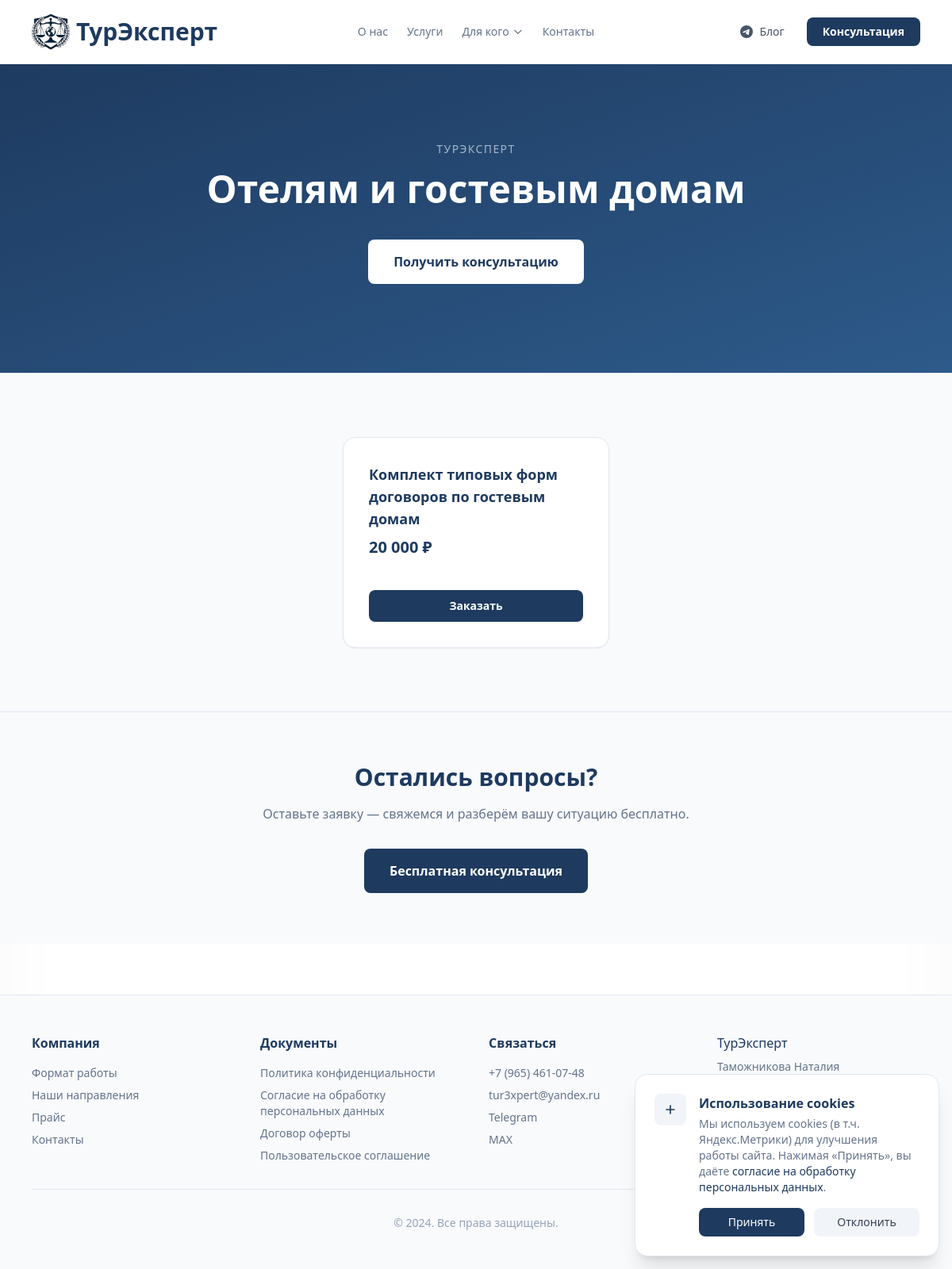
/dlya/oteliam-i-gostevym-domam/, run on the app's committed database.
### core/models.py (models this page shows, shortened)
class AudiencePage(models.Model):
    slug = models.SlugField("URL (slug)", unique=True, allow_unicode=True)
    title = models.CharField("Заголовок", max_length=200)
    subtitle = models.CharField("Подзаголовок", max_length=400, blank=True)
    content = models.TextField("Основной текст", blank=True)
    meta_description = models.CharField("Meta description (SEO)", max_length=300, blank=True)
    is_published = models.BooleanField("Опубликована", default=False)
    order = models.PositiveIntegerField("Порядок в меню", default=0)
    class Meta:
        verbose_name = "Страница аудитории"
        verbose_name_plural = "Страницы аудиторий"
        ordering = ['order']

class PriceCard(models.Model):
    CARD_TYPES = (
        ('wide', 'Широкая'),
        ('thin', 'Тонкая'),
    )
    title = models.CharField(max_length=200, verbose_name="Название услуги")
    price_display = models.CharField(max_length=100, verbose_name="Цена (текст)")
    description = models.TextField(blank=True, verbose_name="Описание")
    button_text = models.CharField(max_length=50, default="Заказать", verbose_name="Текст кнопки")
    is_highlighted = models.BooleanField(default=False, verbose_name="Выделенная карточка")
    icon_svg = models.TextField(blank=True, null=True, verbose_name="SVG иконка (код)")
    card_type = models.CharField(max_length=10, choices=CARD_TYPES, default='thin', verbose_name="Тип карточки")
    detail_page = models.ForeignKey(
        InfoPage, on_delete=models.SET_NULL, blank=True, null=True,
        verbose_name="Страница подробнее"
    )
    audience = models.ForeignKey(
        AudiencePage, on_delete=models.SET_NULL, blank=True, null=True,
        verbose_name="Страница аудитории"
    )
    order = models.PositiveIntegerField(default=0, verbose_name="Порядок")
    class Meta:
        verbose_name = "Ценовая карточка"
        verbose_name_plural = "Ценовые карточки"
        ordering = ['order']

### core/views.py (the view)
# urls.py: path('dlya/<slug:slug>/', views.audience_page, name='audience_page'),
def audience_page(request, slug):
    page = get_object_or_404(AudiencePage, slug=slug, is_published=True)
    context = {
        'page': page,
        'wide_cards': PriceCard.objects.filter(card_type='wide', audience=page),
        'thin_cards': PriceCard.objects.filter(card_type='thin', audience=page),
        'info_cards': InfoCard.objects.filter(audience=page),
    }
    return render(request, 'core/audience.html', context)

### core/templates/core/audience.html (shortened to what this page needs)
{% extends 'base.html' %}
{% load static %}
{% block content %}
<section class="relative bg-gradient-to-br from-[#1e3a5f] to-[#2d5a8a] py-20 md:py-28">
    <div class="max-w-4xl mx-auto px-4 text-center">
        <p class="text-white/60 text-sm uppercase tracking-widest mb-4">ТурЭксперт</p>
        <h1 class="text-4xl md:text-5xl font-bold text-white mb-6">{{ page.title }}</h1>
        <div class="mt-10">
            <a href="#" onclick="openModal(); return false;" class="inline-flex items-center justify-center px-8 py-4 bg-white text-[#1e3a5f] hover:bg-white/90 font-semibold rounded-lg transition-colors">
                Получить консультацию
            </a>
        </div>
    </div>
</section>
{% if wide_cards or thin_cards or info_cards %}
<section class="py-20 bg-slate-50 border-t border-slate-200">
    <div class="max-w-6xl mx-auto px-4">
        {% if thin_cards or info_cards %}
        <div class="flex flex-wrap justify-center gap-6">
            {% for card in thin_cards %}
            <div class="w-full md:w-[45%] lg:w-[30%] bg-white rounded-2xl p-8 border border-slate-200 shadow-sm hover:shadow-lg hover:-translate-y-1 transition-all duration-300 flex flex-col">
                <h4 class="text-lg font-bold text-[#1e3a5f] mb-2">{{ card.title }}</h4>
                <p class="text-xl font-bold text-[#1e3a5f] mb-4">{{ card.price_display }}</p>
                {% if card.detail_page %}
                <a href="{% url 'info_page' slug=card.detail_page.slug %}" class="w-full text-center px-4 py-2.5 bg-[#1e3a5f] hover:bg-[#2d5a8a] text-white text-sm font-semibold rounded-lg transition-colors mt-auto">
                    Подробнее
                    <svg class="inline w-4 h-4 ml-1" fill="none" stroke="currentColor" viewBox="0 0 24 24">
                        <path stroke-linecap="round" stroke-linejoin="round" stroke-width="2" d="M14 5l7 7m0 0l-7 7m7-7H3"/>
                    </svg>
                </a>
                {% else %}
                <a href="#" onclick="openModal(); return false;" class="w-full text-center px-4 py-2.5 bg-[#1e3a5f] hover:bg-[#2d5a8a] text-white text-sm font-semibold rounded-lg transition-colors mt-auto">
                    {{ card.button_text }}
                </a>
                {% endif %}
            </div>
            {% endfor %}
        </div>
        {% endif %}
    </div>
</section>
{% endif %}
<section class="py-16 bg-slate-50 border-t border-slate-200">
    <div class="max-w-2xl mx-auto px-4 text-center">
        <h2 class="text-2xl md:text-3xl font-bold text-[#1e3a5f] mb-4">Остались вопросы?</h2>
        <p class="text-slate-500 mb-8">Оставьте заявку — свяжемся и разберём вашу ситуацию бесплатно.</p>
        <a href="#" onclick="openModal(); return false;" class="inline-flex items-center justify-center px-8 py-4 bg-[#1e3a5f] hover:bg-[#2d5a8a] text-white font-semibold rounded-lg transition-colors">
            Бесплатная консультация
        </a>
    </div>
</section>
{% endblock %}

### theme/templates/base.html (style rules this page uses)
html { scroll-behavior: smooth; scroll-padding-top: 80px; }
* { -webkit-font-smoothing: antialiased; -moz-osx-font-smoothing: grayscale; }
body { box-shadow: inset 0 0 100px rgba(0,0,0,0.03); }
.rounded-2xl { border-radius: 17px; }
.rounded-lg { border-radius: 7px; }

### data on the page
AudiencePage: title "Отелям и гостевым домам"
PriceCard: title "Комплект типовых форм договоров по гостевым домам", price_display "20 000 ₽", button_text "Заказать"
